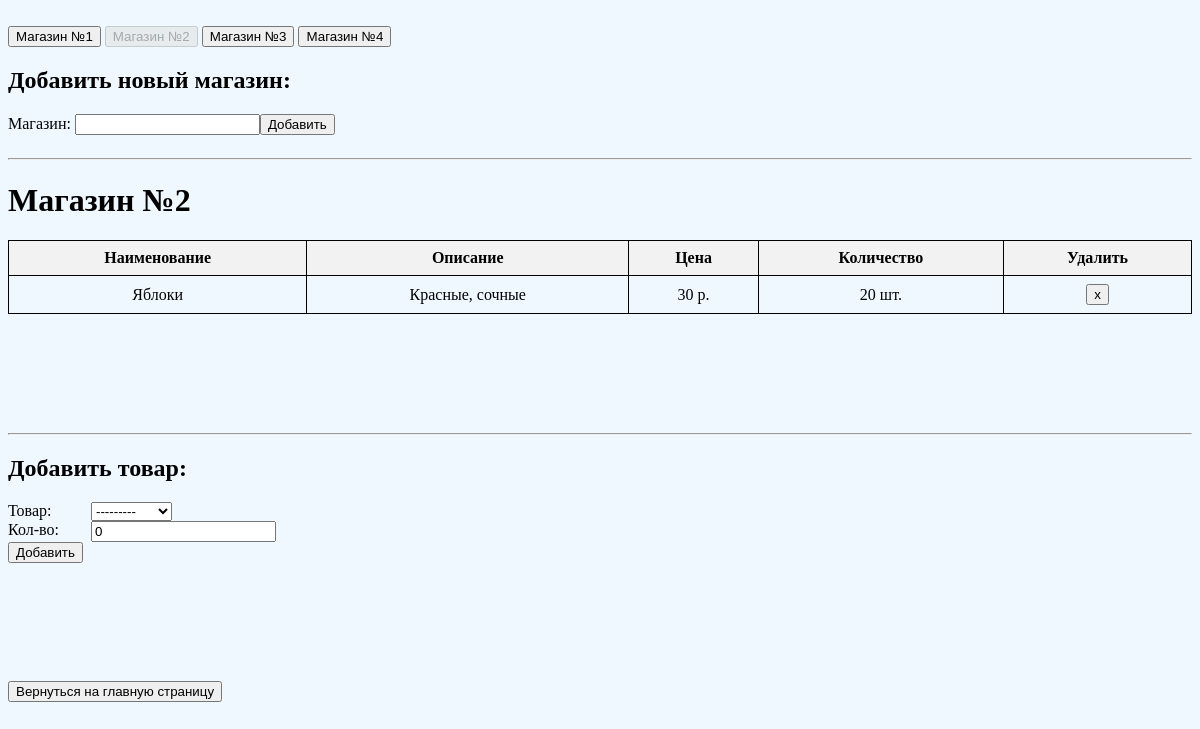
Page /store/2/ on the committed database.
### api/models.py (models this page shows, shortened)
class Stores(models.Model):
    name=models.CharField(verbose_name="Магазин", max_length=50, null=False, blank=False, unique=True)

class StoreItem(models.Model):
    item=models.ForeignKey(verbose_name="Товар",to='Item', on_delete=models.CASCADE, related_name='store_items')
    amount=models.IntegerField(verbose_name="Кол-во",null=False, blank=False,default=0)
    store=models.ForeignKey(verbose_name="Магазин",to='Stores', on_delete=models.CASCADE, related_name='items')

class Item(models.Model):
    name=models.CharField(verbose_name="Товар",max_length=50, null=False, blank=False)
    description=models.TextField(verbose_name="Описание",null=False, blank=False)
    price=models.IntegerField(verbose_name="Цена за шт",null=False, blank=False, default=0)
    def __str__(self):
        return self.name

### api/views.py (the view, shortened to what this page needs)
# urls.py: path('store/<int:store_id>/', api.views.store_view),
def store_view(request, store_id, *args, **kwargs):
    store=Stores.objects.get(id=store_id)
    context = {
        'store': store,
        'all_stores': Stores.objects.all(),
        'form': StoreForms(),
        'item_form': AddItemInStore(initial={"store":store}),
    }
    return render(request=request,template_name='store.html', context=context)

### api/forms.py
class StoreForms(forms.ModelForm):
    class Meta:
        model = Stores
        fields = ('name',)

class AddItemInStore(forms.ModelForm):
    class Meta:
        model = StoreItem
        fields = ('item','amount', 'store',)
        widgets = {"store":forms.HiddenInput()}

### templates/store.html (shortened to what this page needs)
<!DOCTYPE html>
<html lang="en">
<head>
</head>
<body>
<br>
<div>
    {%  for list_store in all_stores %}
        <a href='/store/{{ list_store.id }}/'> <button {% if list_store.id == store.id %} disabled {% endif %}>{{ list_store.name }} </button></a>
    {% endfor %}
</div>
<div class="form">
    <h2>Добавить новый магазин:</h2>
    <form method="post" style="display: grid; width: fit-content">
        {{ form }}
        <input style="grid-column: 2" type="submit" value="Добавить" style="display: inline">
    </form>
</div>
<hr>
<h1> {{ store.name }} </h1>
<div class="table">
<table class="line">
        <thead>
            <tr>
                <th>Наименование</th>
                <th>Описание</th>
                <th>Цена</th>
                <th>Количество</th>
                <th>Удалить</th>
            </tr>
        </thead>
        <tbody>
            {%  for item in store.items.all %}
                <tr>
                    <td> {{ item.item.name }} </td>
                    <td> {{ item.item.description }} </td>
                    <td> {{ item.item.price }} р. </td>
                    <td> {{ item.amount }} шт. </td>
                    <td> <button onclick="handleDelete({{ item.id }})"> x </button> </td>
                </tr>
            {% endfor %}
        </tbody>
    </table>
</div>
<hr>
<div>
    <h2>Добавить товар:</h2>
    <form method="post">
        <div  style="display: grid; width: 300px">
            {% for item_field in item_form.visible_fields %}
                <div style="grid-column: 1">
                    {{ item_field.label_tag }}
                </div>
                <div style="grid-column: 2">
                    {{ item_field }}
                </div>
            {% endfor %}
        </div>
        <input type="submit" value="Добавить">
    </form>
</div>
<div style="margin: 10% 0 0 ">
    <a href='/main'> <button> Вернуться на главную страницу </button></a>
</div>
</body>
</html>

### templates/store.html (style rules this page uses)
body { background: aliceblue }
.table { margin-bottom: 10%; }
th { border: 1px solid black; }
td { border: 1px solid black; }
.line { width: 100%; border-collapse: collapse; }
.line th, .line td { text-align: center; padding: 8px; }
.line th { background-color: #f2f2f2; }
form { margin-bottom: 2%; }

### rows in the picture
Stores: name "Магазин №1"
Stores: name "Магазин №2"
Stores: name "Магазин №3"
Stores: name "Магазин №4"
StoreItem: item.name "Яблоки", item.description "Красные, сочные", item.price "30", amount "20"

### other values in the picture
{{ item_field.label_tag }} "Товар:" "Кол-во:"
